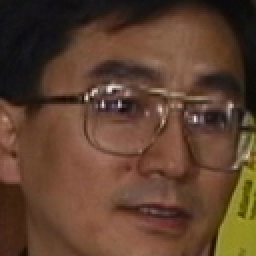
#> input picture face_images/image00007.jpg, 128 x 128 px (shown 2 times larger); its folder holds only this picture in this run
$ jupyter execute --allow-errors 'Predicting a*, b* channels.ipynb'   (older library calls are emulated)
#> lines starting #> are read from the running program, lines starting #| are printed output that depends on the picture
[cell 1]
import pandas as pd
import numpy as np
import torch
import torchvision
import matplotlib.pyplot as plt
from random import shuffle
import PIL
from PIL import Image
import cv2
import glob
import cv2
import os
from os import path
from skimage.color import lab2rgb
torch.set_default_tensor_type('torch.FloatTensor')
#> (this line was passed over: torch is not available in this run)
import torch.nn as nn
from torch.nn import Linear, ReLU, MSELoss, Sequential, Conv2d, MaxPool2d, Module, Softmax, BatchNorm2d, Dropout
from torch.optim import Adam, SGD

[cell 2]
#Dataset Preparation : Horizontal Flip Augmentation
img_dir = "./face_images/*"
files = glob.glob(img_dir)
image_names = []
for f1 in files:
    if f1[-1]!='y':
        image_names.append(f1.split('/')[-1])
shuffle(image_names)
horizontal_augment=image_names[:75]

#Augmentation code
for each_image in horizontal_augment:
    im = Image.open('./face_images/'+each_image)
#> im is the input picture: PIL image 128x128 RGB; mean R, G, B 93.8, 65.3, 47.4
    out = im.transpose(PIL.Image.FLIP_LEFT_RIGHT)
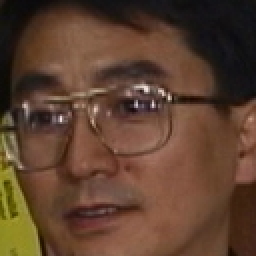
#> out: PIL image 128x128 RGB (shown 2 times larger); mean R, G, B 93.8, 65.3, 47.4
    out.save('./face_images/'+'h'+each_image[:-3]+'.jpg')

[cell 3]
#Dataset Preparation : Cropping and Scaling
img_dir = "./face_images/*"
files = glob.glob(img_dir)
image_names = []
for f1 in files:
    if f1[-1]!='y':
        image_names.append(f1.split('/')[-1])
shuffle(image_names)
zoom = image_names[:75]
area = [(0, 0, 32, 32),(0,0,64,64)]
for each_image in zoom:
    w = 128
    h = 128
    zoom = 2
    x = 64
    y = 64
    img = Image.open(each_image)
    w, h = img.size
#> w = 128; h = 128
    zoom2 = zoom * 2
    img = img.crop((x - w / zoom2, y - h / zoom2,
                    x + w / zoom2, y + h / zoom2))
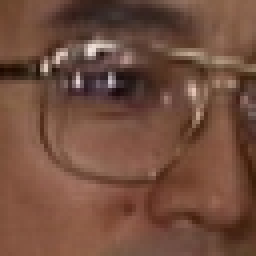
#> img: PIL image 64x64 RGB (shown 4 times larger); mean R, G, B 114.2, 77.8, 62
    im = img.resize((w, h), Image.LANCZOS)
    im.save('face_images/'+'z'+each_image[:-4].split('\\')[-1]+'.jpg')
shuffle(image_names)
crop = image_names[:75]
area = [(0, 0, 32, 32),(0,0,64,64)]
for each_image in crop:
    for i in range (0,len(area)):
        im = Image.open(each_image)
        im = im.crop(area[i])
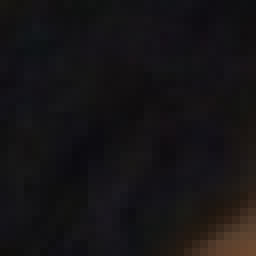
#> im: PIL image 32x32 RGB (shown 8 times larger); mean R, G, B 22, 19.8, 21.3
        im = im.resize((128, 128), Image.ANTIALIAS)
#> im: PIL image 128x128 RGB
        im.save('face_images/'+'s'+each_image[:-4].split('\\')[-1]+'.jpg')

[cell 4]
#Loading data function
images = []
#> images = []
def load_images_from_folder(folder):
#> called with folder = './face_images'
    for filename in os.listdir(folder):
        #print(filename)
        img = cv2.imread(os.path.join(folder,filename))
#> img: shape (128, 128, 3)
        if img is not None:
            #print('hi')
            images.append((img,filename))
    return images

[cell 5]
#LAB
images = load_images_from_folder("./face_images")
#> images = 1 item
lab_images = []
for img,filename in images:
    imageLAB = cv2.cvtColor(img, cv2.COLOR_BGR2LAB)
    lab_images.append((imageLAB,filename))
#> this loop made 1 pass
#> filename on pass 1: 'image00007.jpg'
#> after the loop, lab_images = 1 item

[cell 6]
#Saving LAB Files
print(len(lab_images))
#| 1
if path.exists('./face_images_L*') == False:
    os.mkdir('./face_images_L*')
if path.exists('./face_images_a*') == False:
    os.mkdir('./face_images_a*')
if path.exists('./face_images_b*') == False:
    os.mkdir('./face_images_b*')

counter = 0
for img, filename in lab_images:
    new_filename = 'img_L_' + filename[:-4] +'.jpg'
    L,a,b=cv2.split(img)
    os.chdir('./face_images_L*')
    cv2.imwrite(new_filename, L)
    os.chdir("../")
    os.chdir('./face_images_a*')
    new_filename = 'img_a_' + filename[:-4] +'.jpg'
    plt.imsave(new_filename,a,cmap='YlGnBu_r')
    os.chdir("../")
    os.chdir('./face_images_b*')
    new_filename = 'img_b_' + filename[:-4] +'.jpg'
    plt.imsave(new_filename,a,cmap='RdYlGn_r')
    os.chdir("../")
    counter = counter + 1
#> this loop made 1 pass
#> (filename, counter) on pass 1: ('image00007.jpg', 1)
#> pass 1, `L,a,b=cv2.split(img)`:
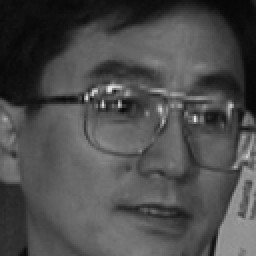
#> L: shape (128, 128) (shown 2 times larger); min 7, max 233, mean 76.5
#> pass 1, `L,a,b=cv2.split(img)`:
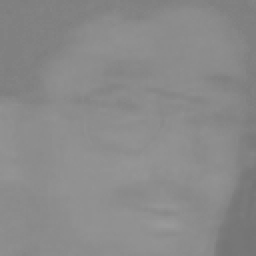
#> a: shape (128, 128) (shown 2 times larger); min 116, max 154, mean 137.9
#> pass 1, `L,a,b=cv2.split(img)`:
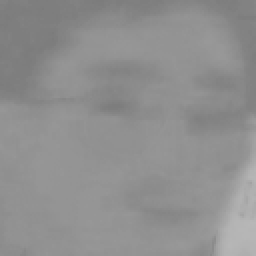
#> b: shape (128, 128) (shown 2 times larger); min 123, max 183, mean 143.3
#> pass 1, `plt.imsave(new_filename,a,cmap='YlGnBu_r')`:
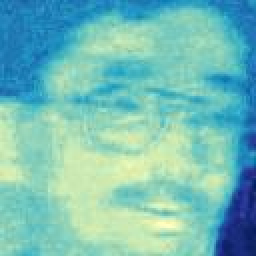
#> saved as img_a_image00007.jpg: shape (128, 128, 3) (shown 2 times larger); mean R, G, B 118.1, 190.3, 183.5
#> after the loop, counter = 1

$ run again, on face_images/image00171.jpg
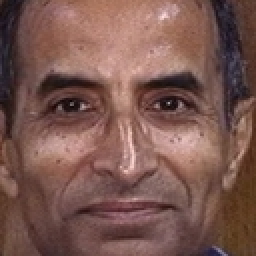
#> input picture face_images/image00171.jpg, 128 x 128 px (shown 2 times larger)
#> im is the input picture: PIL image 128x128 RGB; mean R, G, B 122.5, 87.6, 80.2
#> `images = []`: images = []
#> `images = load_images_from_folder("./face_images")`: images = 1 item
#> the loop `for img,filename in images:` made 1 pass
#> filename on pass 1: 'image00171.jpg'
#| 1
#> the loop `for img, filename in lab_images:` made 1 pass
#> (filename, counter) on pass 1: ('image00171.jpg', 1)
#> pass 1, `L,a,b=cv2.split(img)`:
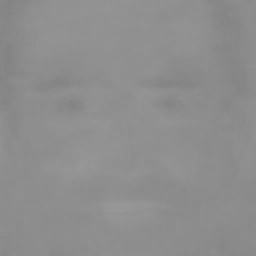
#> a: shape (128, 128) (shown 2 times larger); min 129, max 151, mean 141.4
#> pass 1, `plt.imsave(new_filename,a,cmap='YlGnBu_r')`:
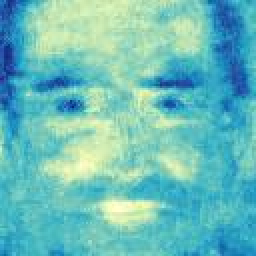
#> saved as img_a_image00171.jpg: shape (128, 128, 3) (shown 2 times larger); mean R, G, B 107.2, 190.1, 186.8
#> after the loop `for img, filename in lab_images:`: counter = 1

$ run again, on face_images/image00194.jpg
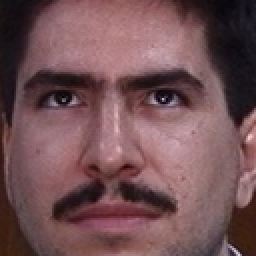
#> input picture face_images/image00194.jpg, 128 x 128 px (shown 2 times larger)
#> im is the input picture: PIL image 128x128 RGB; mean R, G, B 114.5, 81.1, 84.5
#> `images = []`: images = []
#> `images = load_images_from_folder("./face_images")`: images = 1 item
#> the loop `for img,filename in images:` made 1 pass
#> filename on pass 1: 'image00194.jpg'
#| 1
#> the loop `for img, filename in lab_images:` made 1 pass
#> (filename, counter) on pass 1: ('image00194.jpg', 1)
#> pass 1, `L,a,b=cv2.split(img)`:
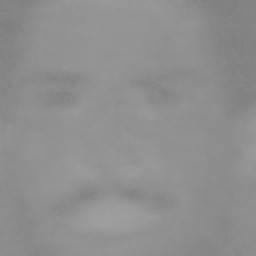
#> a: shape (128, 128) (shown 2 times larger); min 128, max 159, mean 142.4
#> pass 1, `plt.imsave(new_filename,a,cmap='YlGnBu_r')`:
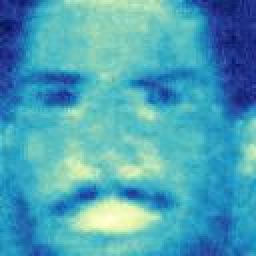
#> saved as img_a_image00194.jpg: shape (128, 128, 3) (shown 2 times larger); mean R, G, B 76.3, 163.1, 183.4
#> after the loop `for img, filename in lab_images:`: counter = 1

$ run again, on face_images/image00254.jpg
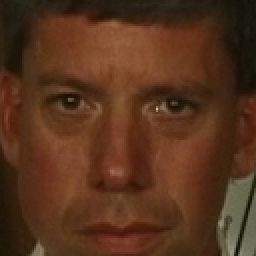
#> input picture face_images/image00254.jpg, 128 x 128 px (shown 2 times larger)
#> im is the input picture: PIL image 128x128 RGB; mean R, G, B 86.6, 51.1, 29.3
#> `images = []`: images = []
#> `images = load_images_from_folder("./face_images")`: images = 1 item
#> the loop `for img,filename in images:` made 1 pass
#> filename on pass 1: 'image00254.jpg'
#| 1
#> the loop `for img, filename in lab_images:` made 1 pass
#> (filename, counter) on pass 1: ('image00254.jpg', 1)
#> pass 1, `plt.imsave(new_filename,a,cmap='YlGnBu_r')`:
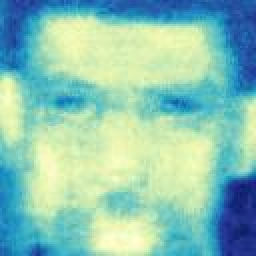
#> saved as img_a_image00254.jpg: shape (128, 128, 3) (shown 2 times larger); mean R, G, B 140.6, 196.6, 180.9
#> after the loop `for img, filename in lab_images:`: counter = 1
